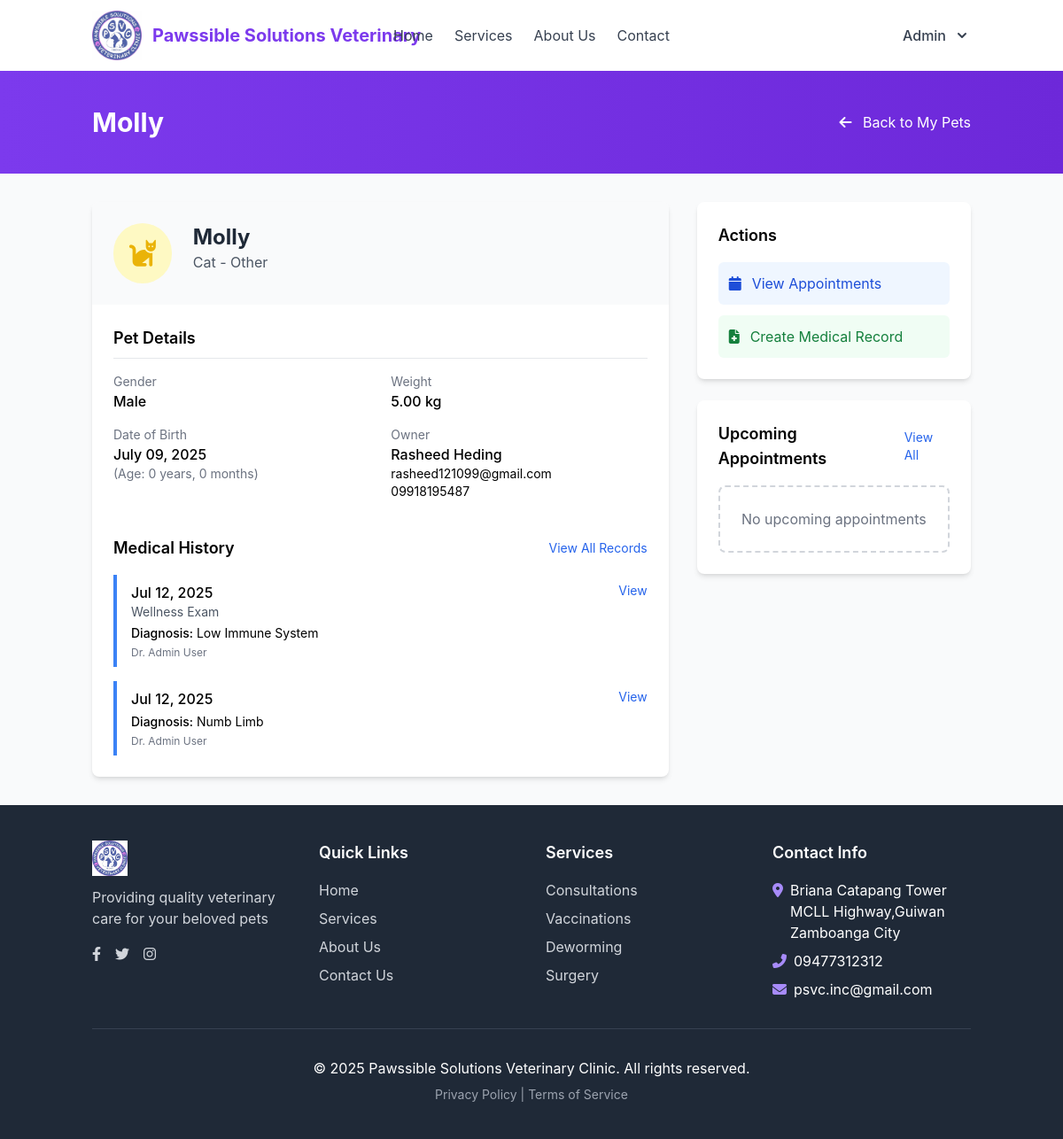
/pet_details.php?id=4 (signed in), run on an earlier commit of the app's database.
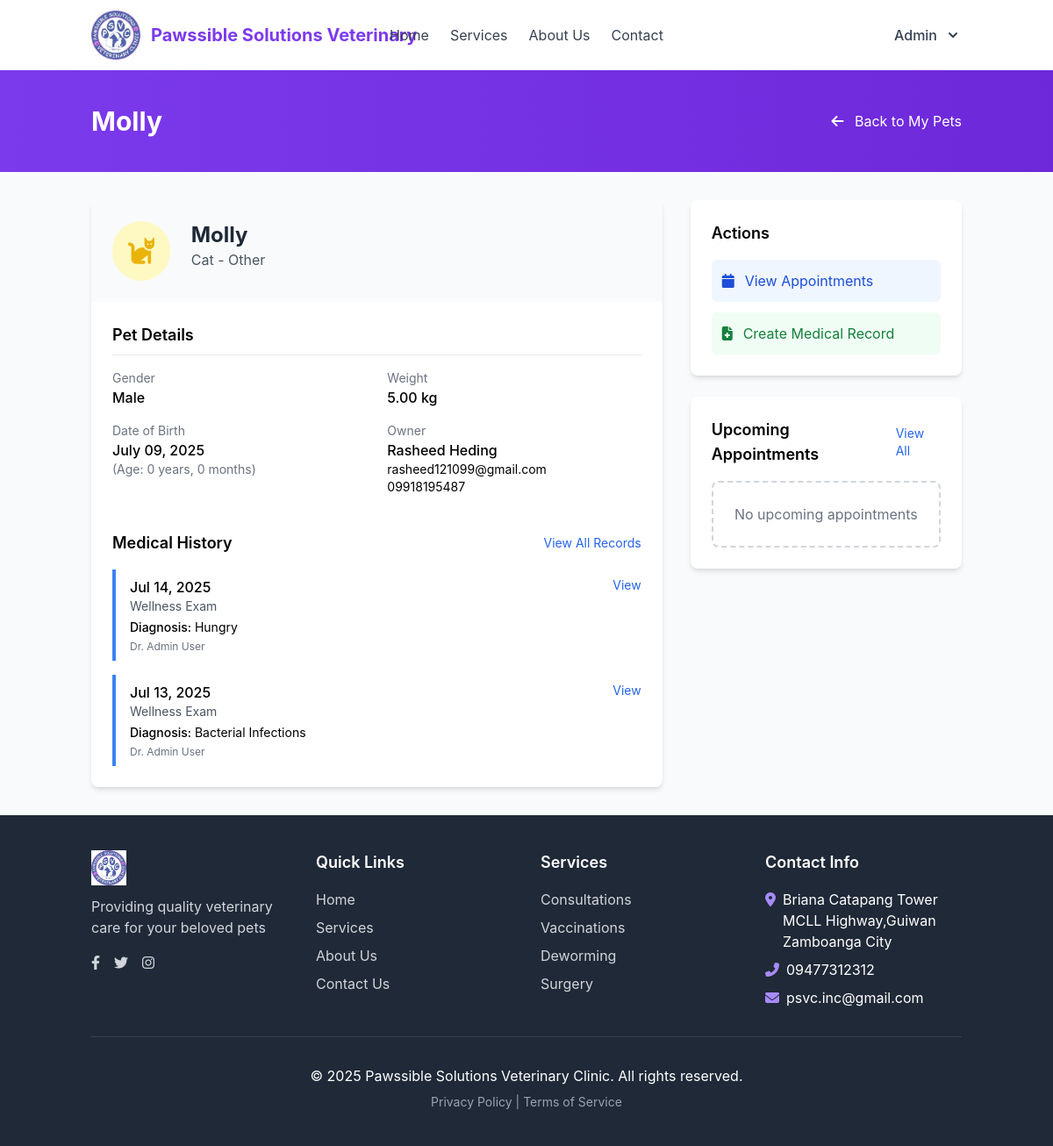
And on a later commit of the database.
### tables this page shows
CREATE TABLE `pets` (
  `id` int(11) NOT NULL,
  `owner_id` int(11) NOT NULL,
  `name` varchar(50) NOT NULL,
  `species` varchar(50) NOT NULL,
  `breed` varchar(50) DEFAULT NULL,
  `gender` enum('male','female','unknown') NOT NULL,
  `date_of_birth` date DEFAULT NULL,
  `weight` decimal(5,2) DEFAULT NULL,
  `microchip_id` varchar(50) DEFAULT NULL,
  `created_at` timestamp NOT NULL DEFAULT current_timestamp(),
  `updated_at` timestamp NOT NULL DEFAULT current_timestamp() ON UPDATE current_timestamp()
);

CREATE TABLE `users` (
  `id` int(11) NOT NULL,
  `username` varchar(50) NOT NULL,
  `password` varchar(255) NOT NULL,
  `first_name` varchar(50) NOT NULL,
  `last_name` varchar(50) NOT NULL,
  `email` varchar(100) NOT NULL,
  `phone` varchar(20) DEFAULT NULL,
  `role` enum('client','vet','admin') NOT NULL DEFAULT 'client',
  `last_login` datetime DEFAULT NULL,
  `created_at` timestamp NOT NULL DEFAULT current_timestamp(),
  `updated_at` timestamp NOT NULL DEFAULT current_timestamp() ON UPDATE current_timestamp()
);

CREATE TABLE `medical_records` (
  `id` int(11) NOT NULL,
  `pet_id` int(11) NOT NULL,
  `appointment_id` int(11) DEFAULT NULL,
  `record_date` date NOT NULL,
  `record_type` varchar(50) DEFAULT NULL,
  `diagnosis` text DEFAULT NULL,
  `treatment` text DEFAULT NULL,
  `medications` text DEFAULT NULL,
  `notes` text DEFAULT NULL,
  `created_by` int(11) NOT NULL,
  `created_at` timestamp NOT NULL DEFAULT current_timestamp(),
  `updated_at` timestamp NOT NULL DEFAULT current_timestamp() ON UPDATE current_timestamp()
);

CREATE TABLE `appointments` (
  `id` int(11) NOT NULL,
  `appointment_number` varchar(20) NOT NULL DEFAULT '',
  `pet_id` int(11) NOT NULL,
  `vet_id` int(11) NOT NULL,
  `appointment_date` date NOT NULL,
  `appointment_time` time NOT NULL,
  `reason` varchar(100) NOT NULL,
  `notes` text DEFAULT NULL,
  `status` enum('scheduled','completed','cancelled','no-show') NOT NULL DEFAULT 'scheduled',
  `created_at` timestamp NOT NULL DEFAULT current_timestamp(),
  `updated_at` timestamp NOT NULL DEFAULT current_timestamp() ON UPDATE current_timestamp()
);

### pet_details.php (the view, shortened to what the rows shown need)
<?php
$user_role = isset($_SESSION['user_role']) ? $_SESSION['user_role'] : 'client';
$pet_id = $_GET['id'];
$database = new Database();
$db = $database->getConnection();
$pet_query = "SELECT p.*, CONCAT(u.first_name, ' ', u.last_name) as owner_name, u.email as owner_email, u.phone as owner_phone
             FROM pets p
             JOIN users u ON p.owner_id = u.id
             WHERE p.id = :pet_id";
$pet_stmt = $db->prepare($pet_query);
$pet_stmt->bindParam(':pet_id', $pet_id);
$pet_stmt->execute();
$pet = $pet_stmt->fetch(PDO::FETCH_ASSOC);
$records_query = "SELECT mr.*, CONCAT(u.first_name, ' ', u.last_name) as vet_name,
                 a.reason as appointment_reason
                 FROM medical_records mr
                 LEFT JOIN users u ON mr.created_by = u.id
                 LEFT JOIN appointments a ON mr.appointment_id = a.id
                 WHERE mr.pet_id = :pet_id
                 ORDER BY mr.record_date DESC
                 LIMIT 5";
$records_stmt = $db->prepare($records_query);
$records_stmt->bindParam(':pet_id', $pet_id);
$records_stmt->execute();
include_once 'includes/header.php';
?>
<div class="bg-gradient-to-r from-violet-600 to-violet-700 py-10">
    <div class="container mx-auto px-4">
        <div class="flex justify-between items-center">
            <h1 class="text-3xl font-bold text-white"><?php echo htmlspecialchars($pet['name']); ?></h1>
            <a href="my_pets.php" class="text-white hover:text-blue-100 transition">
                <i class="fas fa-arrow-left mr-2"></i> Back to My Pets
            </a>
        </div>
    </div>
</div>
<div class="container mx-auto px-4 py-8">
    <div class="grid grid-cols-1 lg:grid-cols-3 gap-8">
        <div class="lg:col-span-2">
            <div class="bg-white rounded-lg shadow-md overflow-hidden">
                <div class="bg-gray-50 p-6 flex items-start">
                    <div>
                        <h2 class="text-2xl font-bold text-gray-800"><?php echo htmlspecialchars($pet['name']); ?></h2>
                        <p class="text-gray-600">
                            <?php echo htmlspecialchars($pet['species']); ?>
                            <?php if (!empty($pet['breed'])): ?>
                                - <?php echo htmlspecialchars($pet['breed']); ?>
                            <?php endif; ?>
                        </p>
                    </div>
                </div>
                <div class="p-6">
                    <div class="grid grid-cols-1 md:grid-cols-2 gap-6">
                        <div>
                            <div class="mb-4">
                                <p class="text-sm text-gray-500">Gender</p>
                                <p class="font-medium"><?php echo ucfirst($pet['gender']); ?></p>
                            </div>
                            <?php if (!empty($pet['date_of_birth'])): ?>
                                <div class="mb-4">
                                    <p class="text-sm text-gray-500">Date of Birth</p>
                                    <p class="font-medium"><?php echo date('F d, Y', strtotime($pet['date_of_birth'])); ?></p>
                                    <p class="text-sm text-gray-500">
                                        (Age: <?php
                                            $birthDate = new DateTime($pet['date_of_birth']);
                                            $today = new DateTime();
                                            $diff = $today->diff($birthDate);
                                            echo $diff->y . " years, " . $diff->m . " months";
                                        ?>)
                                    </p>
                                </div>
                            <?php endif; ?>
                        </div>
                        <div>
                            <?php if (!empty($pet['weight'])): ?>
                                <div class="mb-4">
                                    <p class="text-sm text-gray-500">Weight</p>
                                    <p class="font-medium"><?php echo htmlspecialchars($pet['weight']); ?> kg</p>
                                </div>
                            <?php endif; ?>
                            <?php if ($user_role != 'client'): ?>
                                <div class="mb-4">
                                    <p class="text-sm text-gray-500">Owner</p>
                                    <p class="font-medium"><?php echo htmlspecialchars($pet['owner_name']); ?></p>
                                    <p class="text-sm"><?php echo htmlspecialchars($pet['owner_email']); ?></p>
                                    <?php if (!empty($pet['owner_phone'])): ?>
                                        <p class="text-sm"><?php echo htmlspecialchars($pet['owner_phone']); ?></p>
                                    <?php endif; ?>
                                </div>
                            <?php endif; ?>
                        </div>
                    </div>
                </div>
                <div class="px-6 pb-6">
                    <?php if ($records_stmt->rowCount() > 0): ?>
                        <div class="space-y-4">
                            <?php while ($record = $records_stmt->fetch(PDO::FETCH_ASSOC)): ?>
                                <div class="border-l-4 border-blue-500 pl-4 py-2">
                                    <div class="flex justify-between">
                                        <div>
                                            <p class="font-medium"><?php echo date('M d, Y', strtotime($record['record_date'])); ?></p>
                                            <?php if (!empty($record['appointment_reason'])): ?>
                                                <p class="text-sm text-gray-600"><?php echo htmlspecialchars($record['appointment_reason']); ?></p>
                                            <?php endif; ?>
                                            <?php if (!empty($record['diagnosis'])): ?>
                                                <p class="text-sm mt-1"><span class="font-medium">Diagnosis:</span>
                                                    <?php echo strlen($record['diagnosis']) > 70 ?
                                                        htmlspecialchars(substr($record['diagnosis'], 0, 70)) . '...' :
                                                        htmlspecialchars($record['diagnosis']); ?>
                                                </p>
                                            <?php endif; ?>
                                        </div>
                                        <a href="view_medical_record.php?id=<?php echo $record['id']; ?>" class="text-blue-600 hover:text-blue-800 text-sm">
                                            View
                                        </a>
                                    </div>
                                    <p class="text-xs text-gray-500 mt-1">Dr. <?php echo htmlspecialchars($record['vet_name']); ?></p>
                                </div>
                            <?php endwhile; ?>
                        </div>
                    <?php else: ?>
                        <div class="text-center py-8 border-2 border-dashed border-gray-300 rounded-lg">
                            <p class="text-gray-500">No medical records available</p>
                        </div>
                    <?php endif; ?>
                </div>
            </div>
        </div>
    </div>
</div>
<?php include_once 'includes/footer.php'; ?>

What changed in the data, as far as the page shows it:
removed medical_records: record_date "Jul 12, 2025", appointment.reason "Wellness Exam", diagnosis "Low Immune System", vet_name "Admin User"
removed medical_records: record_date "Jul 12, 2025", diagnosis "Numb Limb", vet_name "Admin User"
added medical_records: record_date "Jul 14, 2025", appointment.reason "Wellness Exam", diagnosis "Hungry", vet_name "Admin User"
added medical_records: record_date "Jul 13, 2025", appointment.reason "Wellness Exam", diagnosis "Bacterial Infections", vet_name "Admin User"
